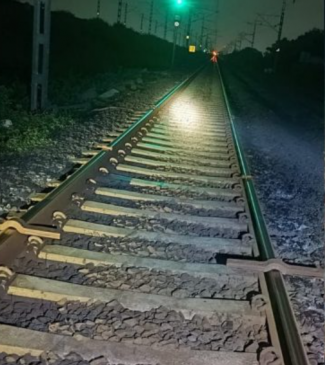
#> input picture codes/images/low_light_rail_track_images/rail_track_night_time_1.png, 325 x 365 px, found by its file name
$ jupyter execute enhancing_low_light_images.ipynb   (shell and % lines are left out)
#> lines starting #> are read from the running program, lines starting #| are printed output that depends on the picture
### Reading and Displaying Images

[cell 1]
import cv2
import matplotlib.pyplot as plt
import matplotlib.image as mpimg

[cell 2]
img_mpl = mpimg.imread(r"..\codes\images\low_light_rail_track_images\rail_track_night_time_1.png")
#> img_mpl is the input picture: shape (365, 325, 4) float32; mean R, G, B, A 0.272, 0.318, 0.285, 1

[cell 3]
plt.imshow(img_mpl)
plt.show()

[cell 4]
img_cv = cv2.imread(r"..\codes\images\low_light_rail_track_images\rail_track_night_time_1.png")

[cell 5]
plt.imshow(img_cv)
plt.show()

[cell 6]
def img_show(window_name, img):
#> called with window_name = 'BGR Image'
    cv2.imshow(window_name, img)
    k = cv2.waitKey(0)
#> (key q is pressed here)
    if k == ord('q'):
        cv2.destroyAllWindows()

[cell 7]
img_show("BGR Image", img_cv)

[cell 8]
from PIL import Image

[cell 9]
from IPython.display import display

[cell 10]
img_pil = Image.open(r"..\codes\images\low_light_rail_track_images\rail_track_night_time_1.png")

[cell 11]
display(img_pil)

### Improving Image Clarity

#### Histogram Equalization for Gray Scale Images

##### Histogram Equalization (HE) is a technique used to enhance image contrast by redistributing pixel intensity values more evenly across the entire range (0-255 for an 8-bit image). This improves visibility in images with poor contrast, such as underexposed or overexposed images.

- How Histogram Equalization Works :
    - Counts how many times each brightness level appears in the image.

    - This creates a histogram (a chart showing pixel intensity distribution). Figures out the overall brightness pattern using CDF.

    - The Cumulative Distribution Function (CDF) helps understand how brightness is spread. Stretches the brightness levels across the full range (0 to 255).

    - This makes dark areas brighter and bright areas darker, balancing contrast. Replaces old brightness values with new ones.

[cell 12]
gray_img = cv2.cvtColor(img_cv, cv2.COLOR_BGR2GRAY)
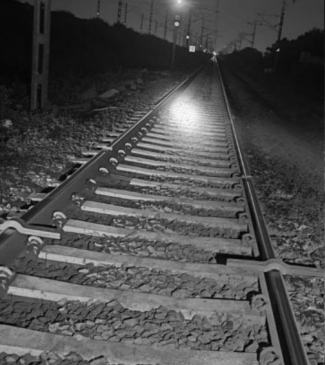
#> gray_img: shape (365, 325); min 3, max 251, mean 76.6

[cell 13]
img_show("Grayscale Image", gray_img)
#> (key Esc is pressed here)

[cell 14]
plt.imshow(gray_img)

[cell 15]
enhanced_img = cv2.equalizeHist(gray_img)
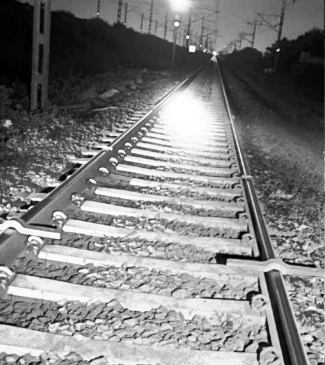
#> enhanced_img: shape (365, 325); min 0, max 255, mean 128.4

[cell 16]
img_show("HE Enhanced Grayscale Image", enhanced_img)

#### Histogram Equalization for Color (YCrCb) Images

- Since HE is designed for grayscale images, If you want to apply it on color images, apply HE in a perceptual color space like YCrCb or LAB, where only the luminance (brightness) component is adjusted.

- YCrCb is a color space used in image processing and video compression. It separates an image into luminance (Y) and chrominance (Cr, Cb) components, making it useful for tasks like color correction, histogram equalization, and compression.

- Apply HE only on the Y (luminance) channel in the YCrCb color space, preserving color information.

- Components of YCrCb:
    - Y (Luminance) – Represents the brightness (intensity) of the image.
    - Cr (Chrominance-Red) – Represents the difference between the Red channel and Luminance (R - Y).
    - Cb (Chrominance-Blue) – Represents the difference between the Blue channel and Luminance (B - Y).

[cell 17]
img_ycrcb = cv2.cvtColor(img_cv, cv2.COLOR_BGR2YCrCb)
#> img_ycrcb: shape (365, 325, 3); mean of channels 0, 1, 2 76.6, 122.9, 125.8

y, cr, cb = cv2.split(img_ycrcb)
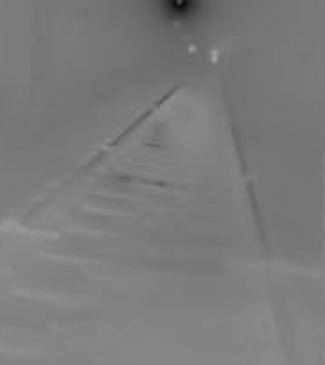
#> cr: shape (365, 325); min 10, max 159, mean 122.9
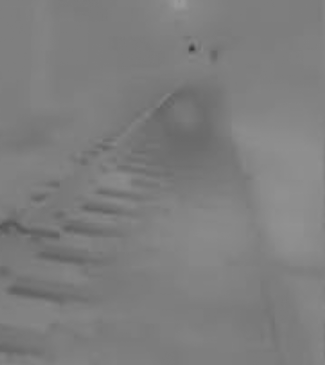
#> cb: shape (365, 325); min 56, max 153, mean 125.8

img_show("Luminance (Y)", y)
img_show("Chrominance Cr", cr)
img_show("Chrominance Cb", cb)

[cell 18]
merged_ycrcb = cv2.merge((y, cr, cb))
bgr_image = cv2.cvtColor(merged_ycrcb, cv2.COLOR_YCrCb2BGR)
img_show("BGR from YCrCb", bgr_image)

[cell 19]
# Apply HE on the luminance channel (Y)
y_eq = cv2.equalizeHist(y)

# Merge YCrCb channels back
img_ycrcb_eq = cv2.merge((y_eq, cr, cb))
#> img_ycrcb_eq: shape (365, 325, 3); mean of channels 0, 1, 2 128.4, 122.9, 125.8

equalized_BGR_image = cv2.cvtColor(img_ycrcb_eq, cv2.COLOR_YCrCb2BGR)
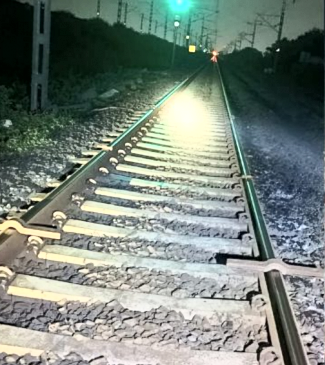
#> equalized_BGR_image: shape (365, 325, 3); mean B, G, R 124.4, 132.7, 121.1

img_show("HE Enhanced Color Image", equalized_BGR_image)

$ run again, with codes/images/low_light_rail_track_images/rail_track_night_time.png copied over codes/images/low_light_rail_track_images/rail_track_night_time_1.png
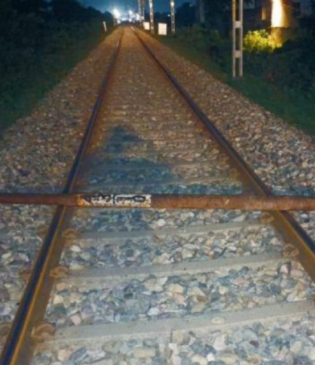
#> input picture codes/images/low_light_rail_track_images/rail_track_night_time.png, 315 x 365 px, found by its file name
#> img_mpl is the input picture: shape (365, 315, 4) float32; mean R, G, B, A 0.388, 0.383, 0.356, 1
#> img_ycrcb: shape (365, 315, 3); mean of channels 0, 1, 2 97.3, 129.2, 124.4
#> `y, cr, cb = cv2.split(img_ycrcb)`:
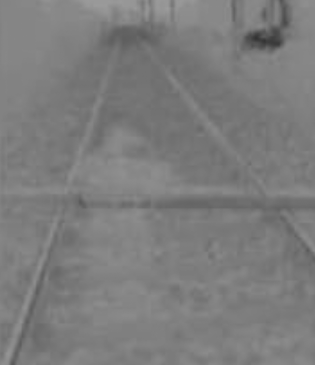
#> cb: shape (365, 315); min 51, max 156, mean 124.4
#> img_ycrcb_eq: shape (365, 315, 3); mean of channels 0, 1, 2 128.3, 129.2, 124.4
#> `equalized_BGR_image = cv2.cvtColor(img_ycrcb_eq, cv2.COLOR_YCrCb2BGR)`:
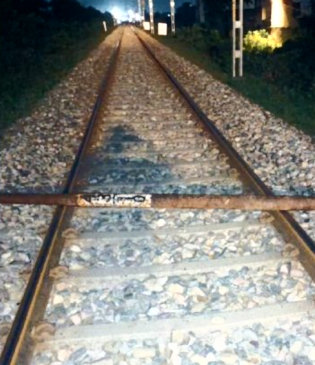
#> equalized_BGR_image: shape (365, 315, 3); mean B, G, R 121.9, 128.8, 130.1
